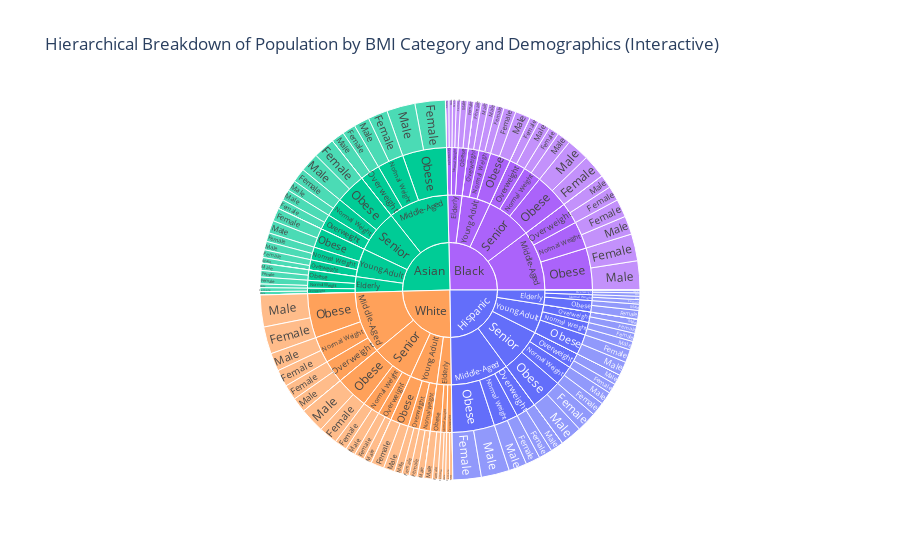

Source (notebook cell):
### Markdown cell above
### How does the proportion of individuals in different BMI categories look across categories like sex, age, and ethnicity? *Using a sunburst plot*

### Code cell
path = ['Ethnicity', 'Age_Group', 'BMI_Category', 'Sex']

fig = px.sunburst(
    data,
    path=path,
    color='Ethnicity', 
    title="Hierarchical Breakdown of Population by BMI Category and Demographics (Interactive)"
)

fig.update_traces(hovertemplate='<b>%{label}</b><br>Count: %{value}<extra></extra>')
fig.show()
fig.write_html("sunburst.html")

### Figure 1 — Plotly figure (JSON) as saved in the notebook; plotly's stock layout.template omitted (floating-point values rounded to 4 significant figures; data arrays with more than 128 entries replaced by an {"elided": "..."} marker saying what was removed)
{"data": [{"branchvalues": "total", "customdata": {"elided": "212x1 str values"}, "domain": {"x": [0, 1], "y": [0, 1]}, "hovertemplate": "<b>%{label}</b><br>Count: %{value}<extra></extra>", "ids": {"elided": "212 str values"}, "labels": {"elided": "212 str values"}, "marker": {"colors": {"elided": "212 str values"}}, "name": "", "parents": {"elided": "212 str values"}, "type": "sunburst", "values": {"elided": "212 int values"}}], "layout": {"legend": {"tracegroupgap": 0}, "title": {"text": "Hierarchical Breakdown of Population by BMI Category and Demographics (Interactive)"}}}
